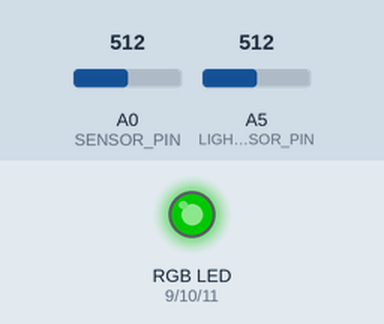
The sketch below on a simulated Arduino Uno, built with avr-gcc and run on an emulated ATmega328P. Parts: an RGB LED mixed from three pins (HIGH = lit). The test bench sets the inputs (shaded band); at power-on: A5 (LIGHTSENSOR_PIN) = 512, A0 (SENSOR_PIN) = 512. Dim RGB values are drawn brighter than linear; what the sketch prints to the serial monitor is not drawn.

Above: at 1.2 s.
1.3 s: A5 (LIGHTSENSOR_PIN) set to 219
At 1.63 s:
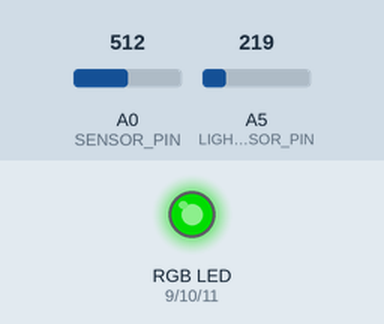
4.3 s: A5 (LIGHTSENSOR_PIN) set to 189
At 4.64 s:
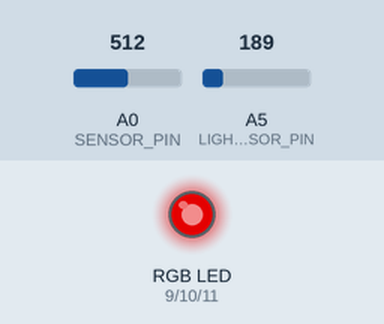
At 5.64 s:
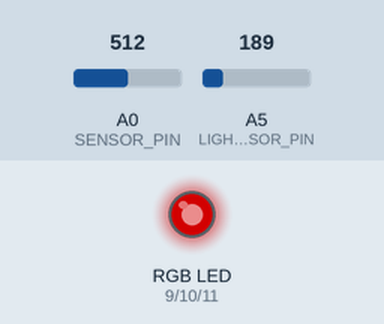
7.3 s: A0 (SENSOR_PIN) set to 411
10.3 s: A0 (SENSOR_PIN) set to 390
13.3 s: A5 (LIGHTSENSOR_PIN) set to 560
At 13.42 s:
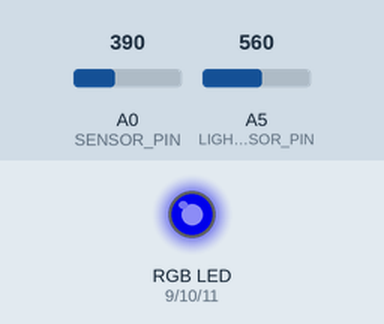
16.3 s: A0 (SENSOR_PIN) set to 716
Timing chart, 0 to 20.3 s (numbered marks = the images above; inputs shaded):
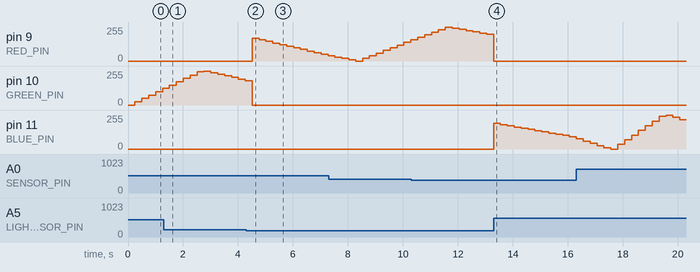

Measured:
- the behaviour switches between 201 and 200 on A5 (LIGHTSENSOR_PIN) (found by bisection; images 1 and 2)
- after the input at 4.3 s, pin 9 (RED_PIN): 0/255 → 171/255 after 0.22 s, → 159/255 0.25 s later, → 147/255 0.25 s later, → 135/255 0.25 s later, … (12 changes in this stretch)
- after the input at 13.3 s, pin 11 (BLUE_PIN): 0/255 → 192/255 at once, → 183/255 0.25 s later, → 174/255 0.25 s later, → 165/255 0.25 s later, … (12 changes in this stretch)

The sketch:

week5.ino
```cpp
const int BLUE_PIN = 11;
const int GREEN_PIN = 10;
const int RED_PIN = 9;

const int SENSOR_PIN = A0;
const int LIGHTSENSOR_PIN = A5;

int sensorValue = 0;  //  可變電阻值
int LEDlight = 0;
bool reverse = false;

int lightsensorValue = 0; //  光敏電阻值

void light(int red, int green, int blue)
{
  analogWrite(RED_PIN, red);
  analogWrite(GREEN_PIN, green);
  analogWrite(BLUE_PIN, blue);
}

void setup() {
  Serial.begin(9600);
  pinMode(RED_PIN, OUTPUT);
  pinMode(GREEN_PIN, OUTPUT);
  pinMode(BLUE_PIN, OUTPUT);

  light(0, 0, 0);

  Serial.println("Arduino begin!");
}

void loop() {
  sensorValue = analogRead(SENSOR_PIN);
  sensorValue = map(sensorValue, 0, 1023, 0, 255);
  Serial.print("可變電阻值：");
  Serial.print(sensorValue);

  lightsensorValue = analogRead(LIGHTSENSOR_PIN);
  Serial.print("  光敏電阻值：");
  Serial.println(lightsensorValue);

  //  LED breathe
  if(reverse)
  {
    LEDlight += sensorValue / 5;
    if(LEDlight >= 255)
    {
      LEDlight = 255;
      reverse = false;
    }
  }
  else
  {
    LEDlight -= sensorValue / 10;
    if(LEDlight <= 0)
    {
      LEDlight = 0;
      reverse = true;
    }
  }

  //  LED color
  if(lightsensorValue <= 200)
    light(LEDlight, 0, 0);
  else if(lightsensorValue <= 550)
    light(0, LEDlight, 0);
  else
    light(0, 0, LEDlight);

  delay(250);
}
```
